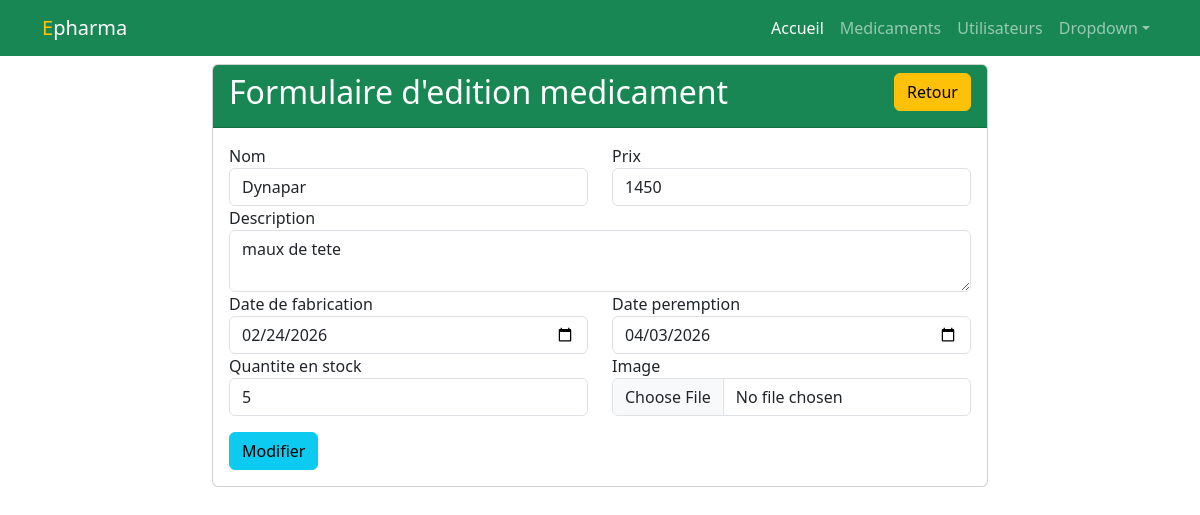
/epharma/index.php?page=medicament&type=edit&id=5, run on the app's committed database.
### tables this page shows
CREATE TABLE `medicaments` (
  `id` int(11) NOT NULL,
  `nom` varchar(255) NOT NULL,
  `prix` int(11) NOT NULL,
  `description` text NOT NULL,
  `peremption` date NOT NULL,
  `fab` date NOT NULL,
  `stock` int(11) NOT NULL,
  `image` varchar(255) NOT NULL
);

### epharma/models/database.php (called while the page is built, shortened)
<?php
try{
    $db = new PDO("mysql:host=localhost;dbname=epharma", "root", "");
}catch( PDOException $e){
    die("Erreur : ".$e->getMessage()." à la ligne ".__LINE__);
}
function recupererUnMedicament($id){
    global $db;
    try {
        $q = $db->prepare("SELECT * FROM medicaments WHERE id=:id");
        $q->execute(["id" => $id]);
        return $q->fetch();
    }catch( PDOException $e){
        die("Erreur : ".$e->getMessage()." à la ligne ".__LINE__);
    }
}

### epharma/views/addmedicament.php (the view)
<div class="container col-md-8 mt-5 pt-3">
    <div class="card">
        <div class="card-header bg-success text-white">
            <div class="row">
                <h2 class="col-md-10">Formulaire d'<?= $_GET["type"] == "ajout" ? "ajout" : "edition" ?> medicament</h2>
                <div class="col-md-2 text-end">
                    <a href="?page=medicament" class="btn btn-warning">Retour</a>
                </div>
            </div>
        </div>
        <div class="card-body">
           <form action="" method="post" enctype="multipart/form-data">
                <div class="row">
                    <div class="col-md-6">
                        <label for="">Nom</label>
                        <input type="text" name="nom" value="<?= isset($medoc) ? $medoc['nom'] : '' ?>" required class="form-control">
                    </div>
                    <div class="col-md-6">
                        <label for="">Prix</label>
                        <input type="number" name="prix" value="<?= isset($medoc) ? $medoc['prix'] : '' ?>" required class="form-control">
                    </div>
                    <div class="col-md-12">
                        <label for="">Description</label>
                        <textarea  name="description" required class="form-control"><?= isset($medoc) ? $medoc['description'] : '' ?></textarea>
                    </div>
                    <div class="col-md-6">
                        <label for="">Date de fabrication</label>
                        <input type="date"  value="<?= isset($medoc) ? $medoc['fab'] : '' ?>" name="fab" required class="form-control">
                    </div>
                    <div class="col-md-6">
                        <label for="">Date peremption</label>
                        <input type="date" value="<?= isset($medoc) ? $medoc['peremption'] : '' ?>" name="peremption" required class="form-control">
                    </div>
                    <div class="col-md-6">
                        <label for="">Quantite en stock</label>
                        <input type="number" value="<?= isset($medoc) ? $medoc['stock'] : '' ?>" name="stock" required class="form-control">
                    </div>
                    <div class="col-md-6">
                        <label for="">Image</label>
                        <input type="file" name="image" <?= $_GET["type"] == "ajout" ? "required" : "" ?>  class="form-control">
                    </div>
                </div>
                <?php if($_GET["type"] == "ajout"): ?>
                <button type="submit" name="ajouter" class="btn btn-success mt-3">Ajouter</button>
                <?php else: ?>
                    <button type="submit" name="modifier" class="btn btn-info mt-3">Modifier</button>
                <?php endif; ?>
           </form>
        </div>
    </div>
</div>

### data on the page
medicaments: nom "Dynapar", prix "1450", description "maux de tete", fab "02/24/2026", peremption "04/03/2026", stock "5"
